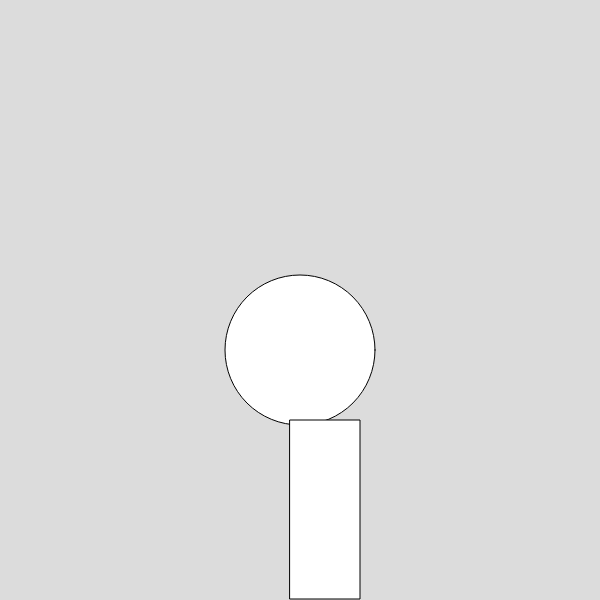
Frame 1 (no input)
Frame 60 (no input): identical to frame 1, image omitted
Frame 120 (the mouse pressed at the canvas centre since frame 60): identical to frame 1, image omitted

The p5.js sketch that drew this single still picture (run headless with seeded random() and noise() and a simulated clock; from frame 60 on, the mouse is pressed at the canvas centre):

// p5.js sketch
// ── sketch.js
function setup() {
  createCanvas(600, 600);
}

function draw() {
  background(220);
  circle (300, 350, 150)
  rect (290, 420, 70, 179)
}
